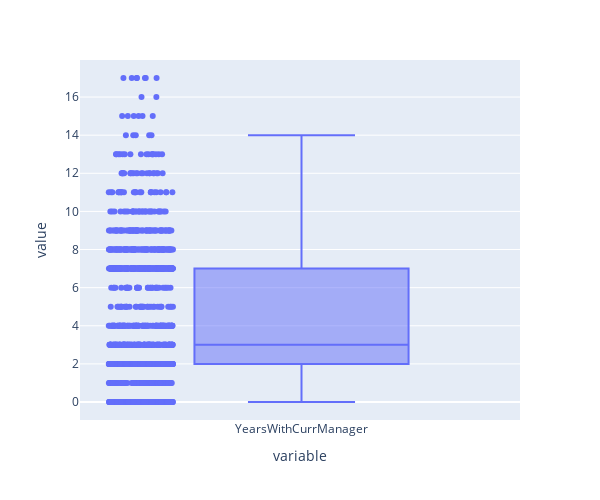

Notebook cell for this chart:
### Markdown cell above
.

### Code cell
box12.show()
"""
Column: YearsWithCurrManager
Outliers: Yes
Max: 14
Min: 0
Median: 3
Box Limit: 2-7 
"""

### Figure 1 — Plotly figure (JSON) as saved in the notebook; plotly's stock layout.template omitted (floating-point values rounded to 4 significant figures; data arrays with more than 128 entries replaced by an {"elided": "..."} marker saying what was removed)
{"data": [{"alignmentgroup": "True", "boxpoints": "all", "hovertemplate": "variable=%{x}<br>value=%{y}<extra></extra>", "legendgroup": "", "marker": {"color": "#636efa"}, "name": "", "notched": false, "offsetgroup": "", "orientation": "v", "showlegend": false, "type": "box", "x": {"elided": "1676 str values"}, "x0": " ", "xaxis": "x", "y": {"elided": "1676 int values"}, "y0": " ", "yaxis": "y"}], "layout": {"boxmode": "group", "height": 500, "legend": {"tracegroupgap": 0}, "margin": {"t": 60}, "width": 600, "xaxis": {"anchor": "y", "domain": [0, 1], "title": {"text": "variable"}}, "yaxis": {"anchor": "x", "domain": [0, 1], "title": {"text": "value"}}}}
